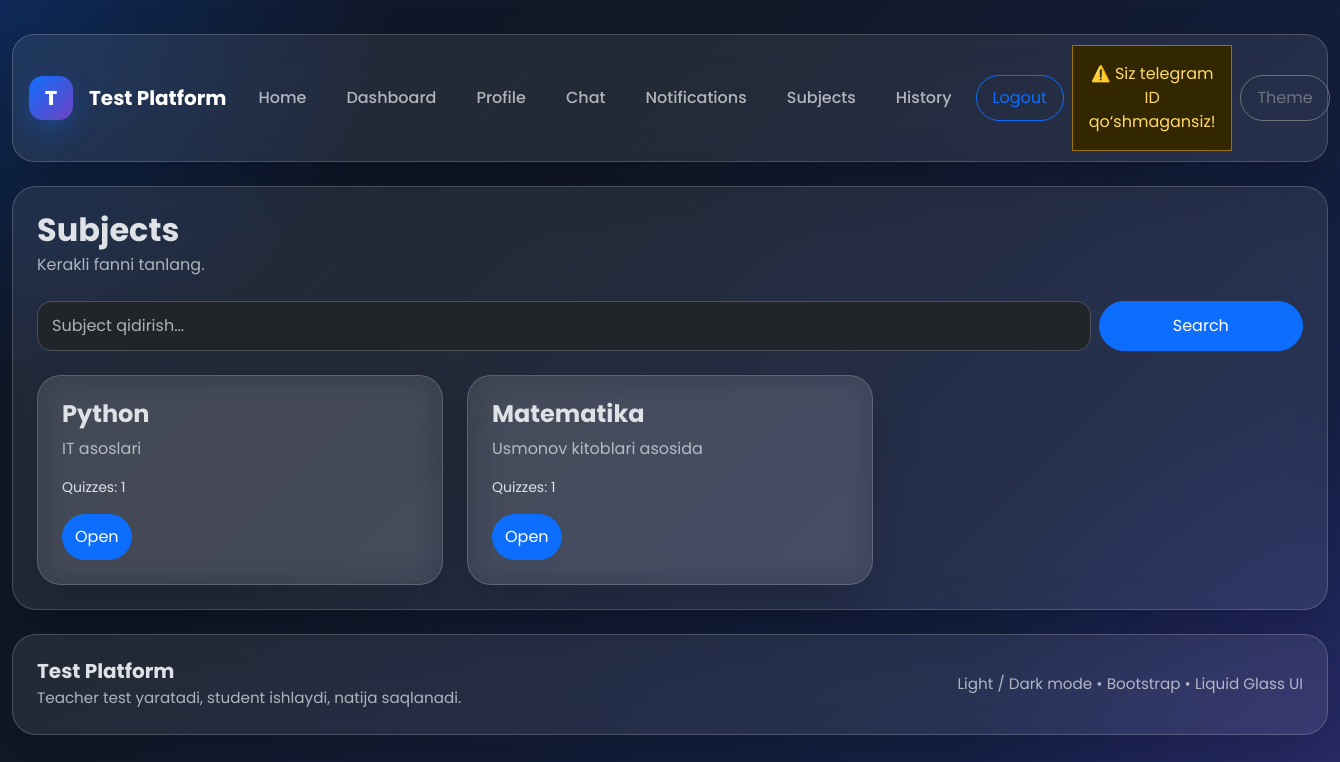
The page /quiz/subjects/ (signed in) on the database as committed earlier.
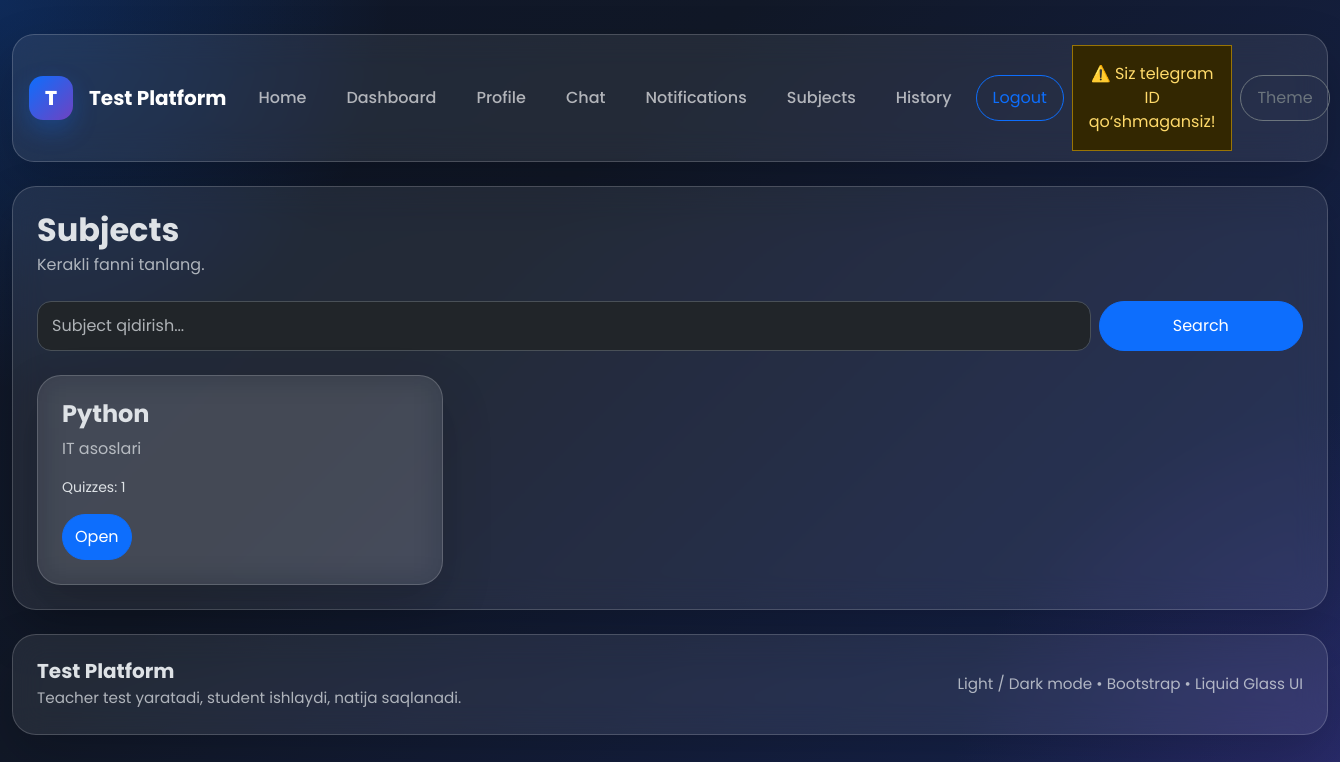
The same page on the database as committed later.
### quiz/models.py (models this page shows, shortened)
class Subject(models.Model):
    name = models.CharField(max_length=255)
    description = models.TextField(blank=True, null=True)
    created_by = models.ForeignKey(
        settings.AUTH_USER_MODEL,
        on_delete=models.CASCADE,
        related_name='teacher_subjects'
    )
    created_at = models.DateTimeField(auto_now_add=True)
    class Meta:
        ordering = ['-created_at']

### quiz/views.py (the view)
    @login_required
    def wrapper(request, *args, **kwargs):
        if request.user.role != "student":
            messages.error(request, "Bu bo‘lim faqat student uchun.")
            return redirect("dashboard")
        return view_func(request, *args, **kwargs)

### quiz/views.py (called while the page is built)
def paginate_queryset(request, queryset, per_page=8):
    paginator = Paginator(queryset, per_page)
    page_number = request.GET.get("page")
    return paginator.get_page(page_number)

def student_required(view_func):
    @login_required
    def wrapper(request, *args, **kwargs):
        if request.user.role != "student":
            messages.error(request, "Bu bo‘lim faqat student uchun.")
            return redirect("dashboard")
        return view_func(request, *args, **kwargs)
    return wrapper

@student_required
def student_subject_list_view(request):
    q = request.GET.get("q", "").strip()
    subjects = Subject.objects.annotate(total_quizzes=Count("quizzes"))
    if q:
        subjects = subjects.filter(name__icontains=q)
    subjects = subjects.order_by("-created_at")
    page_obj = paginate_queryset(request, subjects, 6)
    return render(
        request,
        "quiz/student_subject_list.html",
        {
            "page_obj": page_obj,
            "q": q,
        },
    )

### templates/quiz/student_subject_list.html (shortened to what this page needs)
{% extends 'base.html' %}
{% block content %}
<div class="glass main-card p-4">
    <div class="d-flex justify-content-between align-items-center mb-4 flex-wrap gap-2">
        <div>
            <h2 class="fw-bold mb-1">Subjects</h2>
            <div class="opacity-75">Kerakli fanni tanlang.</div>
        </div>
    </div>
    <form method="get" class="row g-2 mb-4">
    <div class="col-md-10">
        <input type="text" name="q" value="{{ q }}" class="form-control" placeholder="Subject qidirish...">
    </div>
    <div class="col-md-2 d-grid">
        <button class="btn btn-primary rounded-pill">Search</button>
    </div>
</form>
    <div class="row g-4">
        {% for subject in page_obj %}
            <div class="col-lg-4 col-md-6">
                <div class="glass main-card p-4 h-100">
                    <h4 class="fw-bold">{{ subject.name }}</h4>
                    <p class="opacity-75">
                        {{ subject.description|default:"Description yo‘q" }}
                    </p>
                    <div class="small mb-3">Quizzes: {{ subject.total_quizzes }}</div>
                    <a href="{% url 'student_quiz_list' subject.id %}" class="btn btn-primary rounded-pill">
                        Open
                    </a>
                </div>
            </div>
        {% empty %}
            <div class="col-12">
                <div class="alert alert-info rounded-4">Subject topilmadi.</div>
            </div>
        {% endfor %}
    </div>
</div>
{% endblock %}

Rows that differ between the two databases and show on the page:
removed Subject: name "Matematika", description "Usmonov kitoblari asosida", total_quizzes "1"
